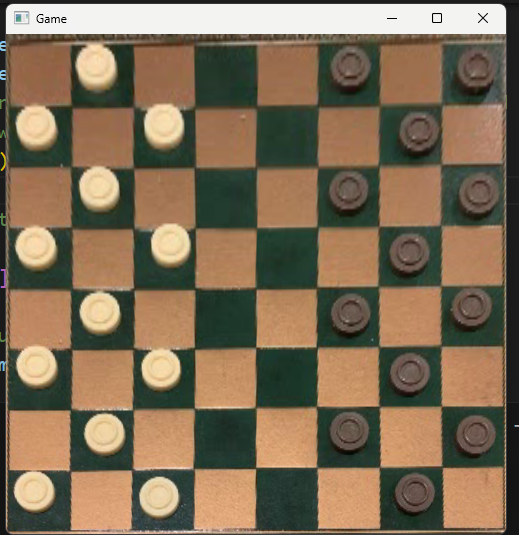
#> input picture visuals/image-1.png, 519 x 535 px, given in place of vid2.mp4, which was not available
$ python main.py
#> lines starting #> are read from the running program, lines starting #| are printed output that depends on the picture; after the words box and inside, x2 and y2 are one past the last pixel; in counts of white or black regions, pixels touching at a corner belong together; long printed decimals are rounded; pictures that were not available may be replaced by others from this repository, and a replacement may not be noted
import cv2 as cv
import numpy as np
import matplotlib.pyplot as plt
from enum import Enum

class Movement(Enum):
    White = 1 # White move without black defeated
    WhiteWithBlack = 2 # White move with black defeated
    Black = 3 # Black move without white defeated
    BlackWithWhite = 4 # Black move with white defeated
    Wrong = 5 # Wrong movement

class Player(Enum):
    White = 1 # White move without black defeated
    Black = 2 # Black move without white defeated

class Checkers():
    square_index_with_white_checkers_old = list()
    square_index_with_white_checkers_new = list()

    square_index_with_black_checkers_old = list()
    square_index_with_black_checkers_new = list()

    movement = None
    movement_old_index = None
    movement_new_index = None
    defeated_indexes = None

    # [89 lines left out: functions get_indexes_changes, what_happaned, find_different_white_index, not called in this run]


    def set_square_white_index(self,new_index:list):
        self.square_index_with_white_checkers_old = self.square_index_with_white_checkers_new
        self.square_index_with_white_checkers_new = new_index

    def set_square_black_index(self,new_index:list):
        self.square_index_with_black_checkers_old = self.square_index_with_black_checkers_new
        self.square_index_with_black_checkers_new = new_index

    # [34 lines left out: functions get_closest_index, visualize_changes, not called in this run]


def GetGameboardCoordinates(frame,shift=3):

    gray = cv.cvtColor(frame, cv.COLOR_BGR2GRAY)
    _, binaryinv = cv.threshold(gray, 70, 255, cv.THRESH_BINARY_INV)
    dilated = cv.dilate(binaryinv,(5,5),iterations=2)
    contours, _ = cv.findContours(dilated, cv.RETR_EXTERNAL, cv.CHAIN_APPROX_SIMPLE)
    square_contour = [x for x in contours if is_game_board_contour(x)][0]
    epsilon = 0.02 * cv.arcLength(square_contour, True)
    approx = cv.approxPolyDP(square_contour, epsilon, True)

    # Initialize extreme points
    top_left = (frame.shape[1], frame.shape[0])
    top_right = (0, frame.shape[0])
    bottom_left = (frame.shape[1], 0)
    bottom_right = (0, 0)

    # Find extreme points
    for point in approx:
        if point[0][0] + point[0][1] < top_left[0] + top_left[1]:
            top_left = tuple(point[0])
        if point[0][0] - point[0][1] > top_right[0] - top_right[1]:
            top_right = tuple(point[0])
        if point[0][0] - point[0][1] < bottom_left[0] - bottom_left[1]:
            bottom_left = tuple(point[0])
        if point[0][0] + point[0][1] > bottom_right[0] + bottom_right[1]:
            bottom_right = tuple(point[0])

    top_left = tuple([top_left[0]-shift,top_left[1]- shift])
    top_right = tuple([top_right[0]+shift,top_right[1]- shift])
    bottom_left = tuple([bottom_left[0]-shift,bottom_left[1]+ shift])
    bottom_right = tuple([bottom_right[0]+shift,bottom_right[1]+ shift])

    # Define the corners as a NumPy array
    corners = np.array([top_left, bottom_left, bottom_right, top_right], dtype=np.float32)
    return corners

def is_game_board_contour(contour,threshold=0.8):
    global frame_size
    # Get the bounding rectangle around the contour
    _, _, w, h = cv.boundingRect(contour)

    epsilon = 0.02 * cv.arcLength(contour, True)
    approx = cv.approxPolyDP(contour, epsilon, True)

    area = cv.contourArea(approx)
    area = area < 1 and 1 or area
    sqaure_ratio = area/frame_size
    print(sqaure_ratio)
    # Calculate the aspect ratio
    aspect_ratio = float(w) / h

    aspect_ratio = aspect_ratio == 1 and 0.95 or aspect_ratio
    # The aspect ratio of a square is 1, so you can measure similarity based on the difference
    similarity = 1 / abs(aspect_ratio - 1)

    return similarity >= threshold and len(approx) <= 4 and sqaure_ratio > 0.01


def is_contour_circle(contour, epsilon_factor=0.02, circularity_threshold=0.4,min_area = 300)-> bool:
    """ Checks if the detected contour is circle or not """
    global radius,max_area
    epsilon = epsilon_factor * cv.arcLength(contour, True)
    approx = cv.approxPolyDP(contour, epsilon, True)

    if len(approx) >= 6:
        area = cv.contourArea(contour)
        perimeter = cv.arcLength(contour, True)
        circularity = 4 * np.pi * (area / (perimeter ** 2))
        return circularity > circularity_threshold and area > min_area and area < max_area
    return False

def is_hand_inside(current_frame,threshold = 60,sensitivity=6):
    global hand_on_screen,old_frame
    diff = cv.absdiff(old_frame, current_frame)
    t,diff = cv.threshold(diff,threshold,255,cv.THRESH_BINARY)
    different_pixels_number = sum(sum(diff))
    result  = diff.size/different_pixels_number

    if result <= sensitivity and hand_on_screen == False:
        hand_on_screen = True
        # print("Hand in")
    elif result >= sensitivity and hand_on_screen == True:
        hand_on_screen = False
        # print("Hand out")
    # print("Result: ",result)

def set_old_frame_for_hand_detection(current_frame):
    global old_frame
    old_frame = current_frame

# [16 lines left out: functions get_square_position, get_player, not called in this run]

def get_contours_centers(contours)-> list:
    """ Calculate the centroid of the contour """
    contour_centers = []
    for contour in contours:
        M = cv.moments(contour)
        if M["m00"] != 0:
            cX = int(M["m10"] / M["m00"])
            cY = int(M["m01"] / M["m00"])
            contour_centers.append([cX,cY])

    return np.array(contour_centers,dtype=int)

def get_contour_radius(contour)->int:
    """ Return the radius of circular contour """
    area =  cv.contourArea(contour)
    perimeter = cv.arcLength(contour,True)
    radius = int((2*area) / perimeter)
    return radius

def combine_close_contours(centers,threshold_distance=25)-> list:
    """
        This function is used with circular contours
        If two circular contour is too close two each other , they represent the same checkers.
        So they will be counted as one
    """
    length = len(centers)
    distance = 0
    result = []
    centers = np.array(centers)
    for i in range(0,length):
        add_flag = True
        distance = 0
        for j in range(i+1,length):
            distance = np.sqrt((centers[i,0] - centers[j,0])**2 + (centers[i,1] - centers[j,1])**2)
            if distance < threshold_distance: # if two contour is close
                add_flag = False
                break
        if add_flag:
           result.append([centers[i,0],centers[i,1]])

    return np.array(result,dtype=int)

def is_checker():
    pass

def is_checker_white(frame_gray,point)->bool:
    """ Classify checkers as black(0) or white(1) """
    return frame_gray[point[1],point[0]]>180 and True or False

# [9 lines left out: function get_square_index_from_contour, not called in this run]

def get_square_index_from_center(center,x_scaler,y_scaler):
    """
        Return the sqaure index of incoming center
        Result Example:
            (2,7) = x axis third square and y axis eighth square
            (3,4) = 4 unit right 5 unit below
    """
    return (center[0]//x_scaler,center[1]//y_scaler)


class IndexDetector:
    """
        This class will hold the last 3 index record (including the current one) to return more optimized index result
    """
    white_lastn_square_indexes = list()
    white_result_index = list()
    black_lastn_square_indexes = list()
    black_result_index = list()
    n = 10
    index = 0

    def set_index(self,contours):
        """
            Convert incoming contours into indexes
            Set the indexes into white_indexes according to white_index
        """
        contour_centers = get_contours_centers(contours)
        contour_centers_combined = combine_close_contours(contour_centers)

        white_checker_index = list()
        black_checker_index = list()

        for cent in contour_centers_combined:
            checker_index = get_square_index_from_center(cent,square_x_scaler,square_y_scaler)
            is_white = is_checker_white(bird_eye_frame_gray,cent)

            if is_white : white_checker_index.append(checker_index)
            else : black_checker_index.append(checker_index)

        if len(self.white_lastn_square_indexes)!= self.n:
            self.white_lastn_square_indexes.append(white_checker_index)
            self.black_lastn_square_indexes.append(black_checker_index)
        else:
            self.white_lastn_square_indexes[self.index] = white_checker_index
            self.black_lastn_square_indexes[self.index] = black_checker_index
            result = (self.index + 1) % self.n
            self.index = result

    # [11 lines left out: function combine_indexes, not called in this run]

    def get_indexes(self):
        self.white_result_index,self.black_result_index = self.combine_indexes()
        return self.white_result_index,self.black_result_index

    def visualize(self,radius):
        centers = [get_square_position(x) for x in self.white_result_index]
        for cent in centers:
            cv.putText(bird_eye_frame,"White",(cent[0]-10,cent[1]-20),1,1,(0,255,0),2)
            cv.circle(bird_eye_frame, (cent[0], cent[1]), radius, (0, 0, 255), 3)

        centers = [get_square_position(x) for x in self.black_result_index]
        for cent in centers:
            cv.putText(bird_eye_frame,"Black",(cent[0]-10,cent[1]-20),1,1,(0,255,0),2)
            cv.circle(bird_eye_frame, (cent[0], cent[1]), radius, (0, 0, 255), 3)

class GameMovementRecorder:
    records = list()
    def record(self,player:Player,old_player,new_player,defeateds):
        self.records.append([player,old_player,new_player,defeateds])

    def show(self):
        for movement in self.records:
            print(movement)

# Set available camera
video_capture = cv.VideoCapture("source/vid2.mp4")
# Read the first frame
success, frame = video_capture.read()
#> frame is the input picture: shape (535, 519, 3); mean B, G, R 85.8, 109.4, 127.8
frame_size = frame.size
#> frame_size = 832995
board_points = GetGameboardCoordinates(frame)
#> in GetGameboardCoordinates, `_, binaryinv = cv.threshold(gray, 70, 255, cv.THRESH_BINARY_INV)`:
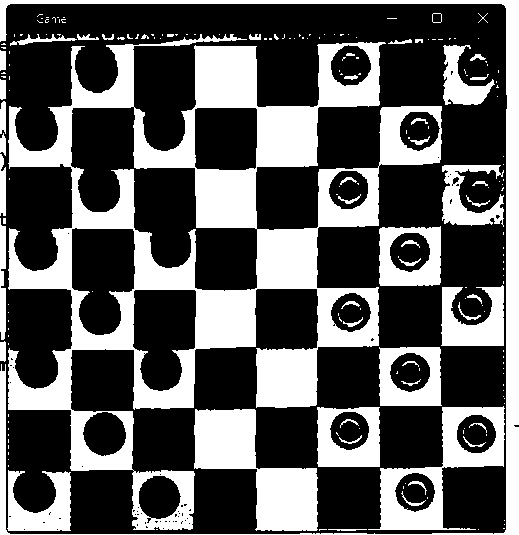
#> binaryinv: shape (535, 519); 35.7% white; 194 white regions (141 under 20 px), largest, box (x1, y1, x2, y2) and area: (8, 34, 442, 530) 56301, (0, 0, 519, 535) 10843, (194, 409, 318, 531) 7428
#> in GetGameboardCoordinates, `dilated = cv.dilate(binaryinv,(5,5),iterations=2)`:
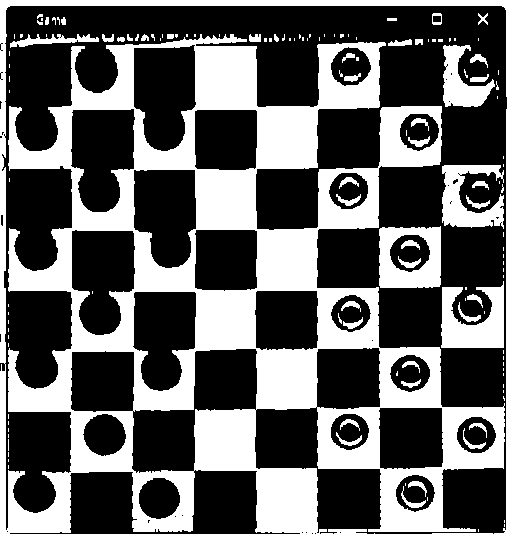
#> dilated: shape (535, 519); 39.1% white; 136 white regions (92 under 20 px)
#> in GetGameboardCoordinates, `contours, _ = cv.findContours(dilated, cv.RETR_EXTERNAL, cv.CHAIN_APPR..`: contours = 1 contour; box (x1, y1, x2, y2) and area: (0, 0, 519, 535) 276536
#| 0.3321
#> in GetGameboardCoordinates, `square_contour = [x for x in contours if is_game_board_contour(x)][0]`: square_contour = contour of 37 points, box (x1, y1, x2, y2) (0, 0, 519, 535), area 276536
#> in GetGameboardCoordinates, `epsilon = 0.02 * cv.arcLength(square_contour, True)`: epsilon = 42.64
#> in GetGameboardCoordinates, `approx = cv.approxPolyDP(square_contour, epsilon, True)`: approx = [[0, 0], [0, 534], [518, 534], [518, 0]]
#> the loop in GetGameboardCoordinates, `for point in approx:` made 4 passes
#> in GetGameboardCoordinates, `top_left = tuple([top_left[0]-shift,top_left[1]- shift])`: top_left = (-3, -3)
#> in GetGameboardCoordinates, `top_right = tuple([top_right[0]+shift,top_right[1]- shift])`: top_right = (521, -3)
#> in GetGameboardCoordinates, `bottom_left = tuple([bottom_left[0]-shift,bottom_left[1]+ shift])`: bottom_left = (-3, 537)
#> in GetGameboardCoordinates, `bottom_right = tuple([bottom_right[0]+shift,bottom_right[1]+ shift])`: bottom_right = (521, 537)
#> in GetGameboardCoordinates, `corners = np.array([top_left, bottom_left, bottom_right, top_right], d..`: corners = [[-3, -3], [-3, 537], [521, 537], [521, -3]]
#> board_points = [[-3, -3], [-3, 537], [521, 537], [521, -3]]
# Set the width and height for bird'eye view
width,heigth = 500,500
# Parameters for checkers positioning and locationing
square_x_scaler = width//8
square_x_bias = square_x_scaler//2
square_y_scaler = heigth//8
square_y_bias = square_y_scaler//2

# Checker Manager
manager = Checkers()
index_detector = IndexDetector()
recorder = GameMovementRecorder()

# Parameters for preprocessing
b_k = 7  # Gaussian Blur Kernel Size
threshold1 = 20  # Threshold value 1 for Canny Edge Detecter
threshold2 = 60 # Threshold value 2 for Canny Edge Detecter
kernel_morp = np.ones((3,3), np.uint8) # Morphological operation kernel

# Detect Chessboard Coordinates
# For now use static point
# points = np.array([[113, 14], [51, 248], [437, 246], [357, 17]],dtype=np.float32)
points = np.array([board_points[0], board_points[1], board_points[2], board_points[3]],dtype=np.float32)
#> points = [[-3, -3], [-3, 537], [521, 537], [521, -3]]
new_points = np.array([[0, 0], [0, heigth], [width, heigth], [width, 0]],dtype=np.float32)

# Calculate the transformation matrix
transformation_matrix = cv.getPerspectiveTransform(points,new_points)
#> transformation_matrix = [[0.954, -1.01e-18, 2.86], [1.02e-16, 0.926, 2.78], [2.31e-19, -1.64e-21, 1]]

frame_count = 1
radius = (width//20)
max_area =  (np.pi * radius ** 2) + (np.pi * radius ** 2)/2
old_frame = cv.cvtColor(frame,cv.COLOR_BGR2GRAY)
hand_on_screen = False
hand_on_screen_previous = False

while success:
    success, frame = video_capture.read()
    frame_original = frame.copy()
    full_view_frame_gray = cv.cvtColor(frame,cv.COLOR_BGR2GRAY)

    # Using transformation matrix convert frame into "Bird'Eye View"
    bird_eye_frame = cv.warpPerspective(frame,transformation_matrix,(width,heigth))
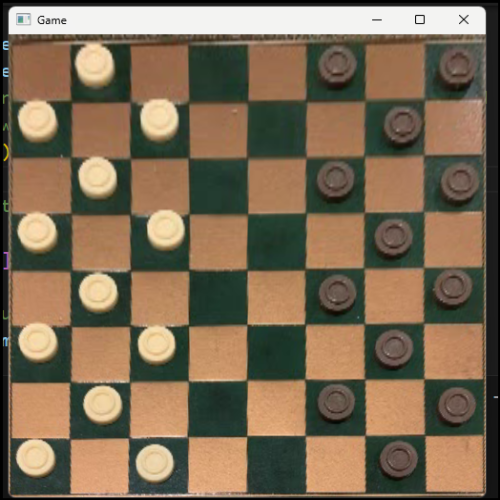
#> bird_eye_frame: shape (500, 500, 3); mean B, G, R 84.2, 107.3, 125.4

    # Check if hand is in
    hand_on_screen_previous = hand_on_screen
    is_hand_inside(full_view_frame_gray)
#> in is_hand_inside, `diff = cv.absdiff(old_frame, current_frame)`: diff: shape (535, 519); every value is 0
#> in is_hand_inside, `t,diff = cv.threshold(diff,threshold,255,cv.THRESH_BINARY)`: t = 60
#> in is_hand_inside, `different_pixels_number = sum(sum(diff))`: different_pixels_number = 0
#> in is_hand_inside, `result  = diff.size/different_pixels_number`: result = inf

    if hand_on_screen == True:
        frame_count = 0
    elif frame_count == 0 and hand_on_screen == False and hand_on_screen_previous == True:
        frame_count += 1

    # Hand went out
    if frame_count != 0 and hand_on_screen == False:

        # Make frame gray scale
        bird_eye_frame_gray = cv.cvtColor(bird_eye_frame,cv.COLOR_BGR2GRAY)
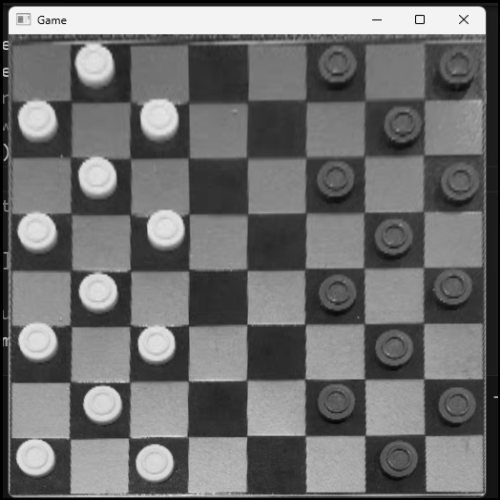
#> bird_eye_frame_gray: shape (500, 500); min 0, max 246, mean 110.1
        # Apply gamma correction to reduce the shaddow effect
        bird_eye_frame_gray_gamma_corrected = np.array(np.power(bird_eye_frame_gray/np.max(bird_eye_frame_gray),0.7) * 255).astype(np.uint8)
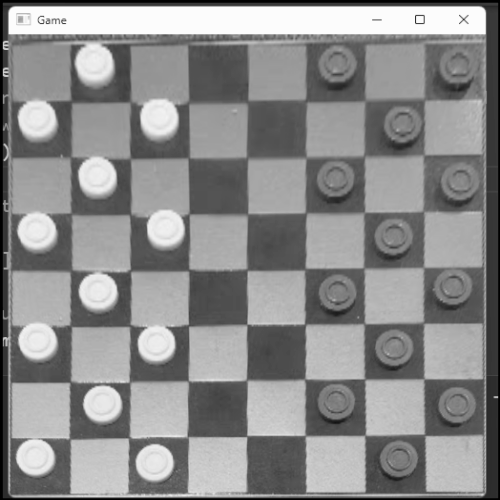
#> bird_eye_frame_gray_gamma_corrected: shape (500, 500); min 0, max 255, mean 139.6
        # Blur the frame for making Canny algorithm more precise
        bird_eye_frame_blur = cv.GaussianBlur(bird_eye_frame_gray_gamma_corrected,(b_k,b_k),0)
        # Detect Edges
        edges = cv.Canny(bird_eye_frame_blur,threshold1,threshold2)
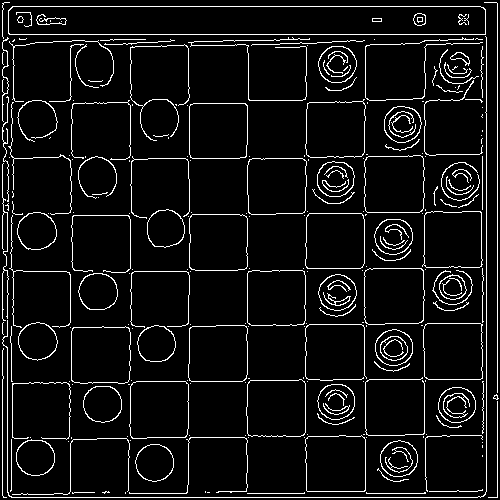
#> edges: shape (500, 500); 7% white in thin lines or dots
        # Apply Morphological operations to fix broken edges
        dilated_edges = cv.dilate(edges, kernel_morp, iterations=2)
#> dilated_edges: shape (500, 500); 34.9% white; 9 white regions, largest, box (x1, y1, x2, y2) and area: (0, 0, 500, 500) 79789, (370, 217, 415, 263) 1605, (316, 272, 359, 319) 1586
        eroded_edges = cv.erode(dilated_edges, kernel_morp, iterations=1)
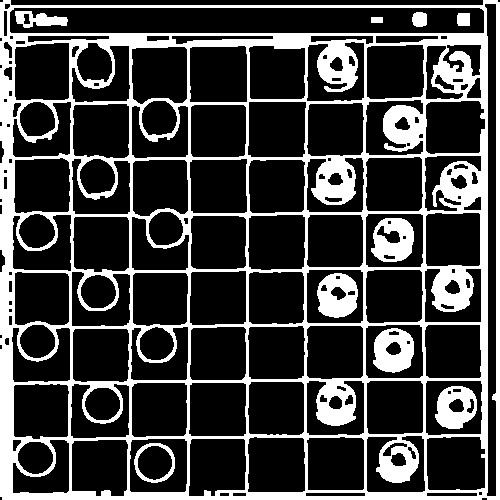
#> eroded_edges: shape (500, 500); 25% white; 10 white regions
        # Find Circlular Contours
        contours, _ = cv.findContours(dilated_edges, cv.RETR_LIST, cv.CHAIN_APPROX_SIMPLE)
#> contours = 211 contours, 81 with area under 20; largest, box (x1, y1, x2, y2) and area: (0, 0, 500, 500) 247023, (10, 8, 484, 33) 10654, (485, 4, 496, 496) 3440, (190, 46, 247, 102) 3003, (248, 102, 306, 157) 2960
        circle_contours = [contour for contour in contours if is_contour_circle(contour)]
#> circle_contours = 19 contours; largest, box (x1, y1, x2, y2) and area: (72, 440, 128, 496) 2734, (133, 160, 188, 216) 2686, (370, 217, 415, 263) 1659, (316, 272, 359, 319) 1609, (372, 327, 415, 374) 1598
        # cv.drawContours(bird_eye_frame,circle_contours,-1,(0,0,255),1)

        cv.imshow("bird_eye_frame", bird_eye_frame)
        cv.imshow("bird_eye_frame_gray", bird_eye_frame_gray)
        # [4 lines of commented-out code are left out]
        cv.imshow("eroded_edges", eroded_edges)

        index_detector.set_index(circle_contours)
#> the loop in get_contours_centers, `for contour in contours:` made 19 passes
#> (cX, cY) on passes 1 to 12: (154, 462), (35, 457), (154, 462), (99, 465), (102, 403), (455, 406), (156, 343), (393, 350), (37, 340), (97, 291), (337, 295), (392, 239)
#> after the loop in get_contours_centers, `for contour in contours:`: contour_centers = [[154, 462], [35, 457], [154, 462], [99, 465], [102, 403], [455, 406], [156, 343], [393, 350], [37, 340], [97, 291], [337, 295], [392, 239], [36, 230], [165, 228], [159, 185], [96, 176], [36, 119], [158, 117], [94, 62]]
#> in set_index, `contour_centers = get_contours_centers(contours)`: contour_centers = 19 rows, first 8: [154, 462], [35, 457], [154, 462], [99, 465], [102, 403], [455, 406], [156, 343], [393, 350]
#> in combine_close_contours, `length = len(centers)`: length = 19
#> in combine_close_contours, `centers = np.array(centers)`: centers has the same summary as contour_centers in set_index
#> after the loop in combine_close_contours, `for i in range(0,length):`: result = [[35, 457], [154, 462], [99, 465], [102, 403], [455, 406], [156, 343], [393, 350], [37, 340], [97, 291], [337, 295], [392, 239], [36, 230], [165, 228], [159, 185], [96, 176], [36, 119], [158, 117], [94, 62]]
#> in set_index, `contour_centers_combined = combine_close_contours(contour_centers)`: contour_centers_combined = 18 rows, first 8: [35, 457], [154, 462], [99, 465], [102, 403], [455, 406], [156, 343], [393, 350], [37, 340]
#> the loop in set_index, `for cent in contour_centers_combined:` made 18 passes
#> (cent, checker_index, is_white) on passes 1 to 12: ([35, 457], (0, 7), True), ([154, 462], (2, 7), True), ([99, 465], (1, 7), False), ([102, 403], (1, 6), True), ([455, 406], (7, 6), False), ([156, 343], (2, 5), True), ([393, 350], (6, 5), False), ([37, 340], (0, 5), True), ([97, 291], (1, 4), True), ([337, 295], (5, 4), False), ([392, 239], (6, 3), False), ([36, 230], (0, 3), True)
#> after the loop in set_index, `for cent in contour_centers_combined:`: black_checker_index = [(1, 7), (7, 6), (6, 5), (5, 4), (6, 3), (2, 2)]; white_checker_index = [(0, 7), (2, 7), (1, 6), (2, 5), (0, 5), (1, 4), (0, 3), (2, 3), (1, 2), (0, 1), (2, 1), (1, 1)]
        radius = get_contour_radius(circle_contours[0])
#> in get_contour_radius, `area =  cv.contourArea(contour)`: area = 796
#> in get_contour_radius, `perimeter = cv.arcLength(contour,True)`: perimeter = 106.2
#> in get_contour_radius, `radius = int((2*area) / perimeter)`: radius = 14
#> radius = 14

        frame_count+= 1

    cv.imshow("frame", frame)

    # Display changes
    if frame_count == index_detector.n + 1 and hand_on_screen == False:
        frame_count = 0
        index_detector.get_indexes()
        manager.set_square_white_index(index_detector.white_result_index)
        manager.set_square_black_index(index_detector.black_result_index)
        manager.find_different_white_index()
        set_old_frame_for_hand_detection(full_view_frame_gray)

    # For hand detection visualization
    diff = cv.absdiff(old_frame, full_view_frame_gray)
    t,diff = cv.threshold(diff,60,255,cv.THRESH_BINARY)
    cv.imshow("Frame Diff", diff)


    # Show all detected checkers
    index_detector.visualize(radius)
    # Show changes
    # manager.visualize_changes()

    key = cv.waitKey(50)
#> (key Esc is pressed here)
    if key == 27:
        recorder.show()
        break
